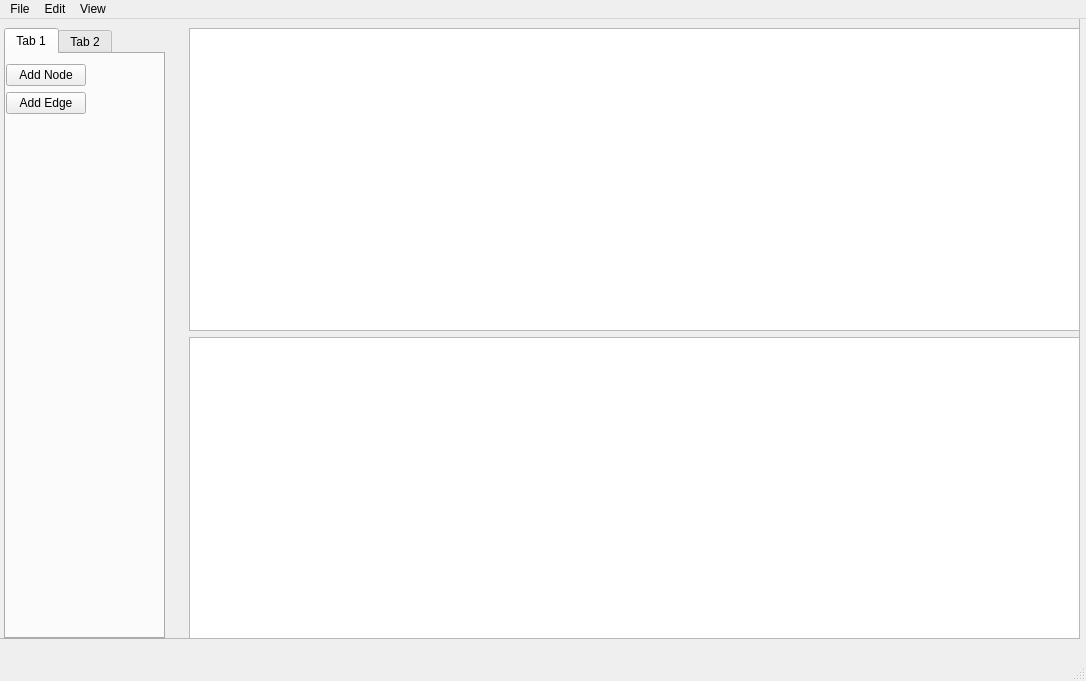
<?xml version="1.0" encoding="UTF-8"?>
<ui version="4.0">
 <class>MainWindow</class>
 <widget class="QMainWindow" name="MainWindow">
  <property name="geometry">
   <rect>
    <x>0</x>
    <y>0</y>
    <width>1086</width>
    <height>681</height>
   </rect>
  </property>
  <property name="windowTitle">
   <string>Edgeucation</string>
  </property>
  <widget class="QWidget" name="centralwidget">
   <widget class="QFrame" name="frame">
    <property name="geometry">
     <rect>
      <x>-1</x>
      <y>-1</y>
      <width>1081</width>
      <height>621</height>
     </rect>
    </property>
    <property name="frameShape">
     <enum>QFrame::StyledPanel</enum>
    </property>
    <property name="frameShadow">
     <enum>QFrame::Raised</enum>
    </property>
    <widget class="QTabWidget" name="tabWidget">
     <property name="geometry">
      <rect>
       <x>5</x>
       <y>10</y>
       <width>161</width>
       <height>611</height>
      </rect>
     </property>
     <property name="currentIndex">
      <number>0</number>
     </property>
     <widget class="QWidget" name="tab">
      <attribute name="title">
       <string>Tab 1</string>
      </attribute>
      <widget class="QWidget" name="gridLayoutWidget">
       <property name="geometry">
        <rect>
         <x>0</x>
         <y>0</y>
         <width>151</width>
         <height>581</height>
        </rect>
       </property>
       <layout class="QGridLayout" name="gridLayout">
        <item row="2" column="1">
         <spacer name="horizontalSpacer">
          <property name="orientation">
           <enum>Qt::Horizontal</enum>
          </property>
          <property name="sizeHint" stdset="0">
           <size>
            <width>40</width>
            <height>20</height>
           </size>
          </property>
         </spacer>
        </item>
        <item row="3" column="0">
         <spacer name="verticalSpacer_2">
          <property name="orientation">
           <enum>Qt::Vertical</enum>
          </property>
          <property name="sizeHint" stdset="0">
           <size>
            <width>20</width>
            <height>40</height>
           </size>
          </property>
         </spacer>
        </item>
        <item row="1" column="0" alignment="Qt::AlignTop">
         <widget class="QPushButton" name="pushButton">
          <property name="text">
           <string>Add Node</string>
          </property>
         </widget>
        </item>
        <item row="2" column="0" alignment="Qt::AlignTop">
         <widget class="QPushButton" name="pushButton_2">
          <property name="text">
           <string>Add Edge</string>
          </property>
         </widget>
        </item>
        <item row="0" column="0">
         <spacer name="verticalSpacer_3">
          <property name="orientation">
           <enum>Qt::Vertical</enum>
          </property>
          <property name="sizeType">
           <enum>QSizePolicy::Minimum</enum>
          </property>
          <property name="sizeHint" stdset="0">
           <size>
            <width>20</width>
            <height>10</height>
           </size>
          </property>
         </spacer>
        </item>
       </layout>
      </widget>
     </widget>
     <widget class="QWidget" name="tab_2">
      <attribute name="title">
       <string>Tab 2</string>
      </attribute>
      <widget class="QWidget" name="gridLayoutWidget_2">
       <property name="geometry">
        <rect>
         <x>0</x>
         <y>-1</y>
         <width>151</width>
         <height>581</height>
        </rect>
       </property>
       <layout class="QGridLayout" name="gridLayout_2">
        <item row="3" column="1">
         <spacer name="horizontalSpacer_2">
          <property name="orientation">
           <enum>Qt::Horizontal</enum>
          </property>
          <property name="sizeHint" stdset="0">
           <size>
            <width>40</width>
            <height>20</height>
           </size>
          </property>
         </spacer>
        </item>
        <item row="2" column="0">
         <widget class="QPushButton" name="pushButton_4">
          <property name="text">
           <string>Color Edge</string>
          </property>
         </widget>
        </item>
        <item row="3" column="0">
         <widget class="QPushButton" name="pushButton_5">
          <property name="text">
           <string>Number Node</string>
          </property>
         </widget>
        </item>
        <item row="4" column="0">
         <widget class="QPushButton" name="pushButton_6">
          <property name="text">
           <string>Number Edge</string>
          </property>
         </widget>
        </item>
        <item row="1" column="0">
         <widget class="QPushButton" name="pushButton_3">
          <property name="text">
           <string>Color Node</string>
          </property>
         </widget>
        </item>
        <item row="5" column="0">
         <spacer name="verticalSpacer">
          <property name="orientation">
           <enum>Qt::Vertical</enum>
          </property>
          <property name="sizeHint" stdset="0">
           <size>
            <width>20</width>
            <height>40</height>
           </size>
          </property>
         </spacer>
        </item>
        <item row="0" column="0">
         <spacer name="verticalSpacer_4">
          <property name="orientation">
           <enum>Qt::Vertical</enum>
          </property>
          <property name="sizeType">
           <enum>QSizePolicy::Minimum</enum>
          </property>
          <property name="sizeHint" stdset="0">
           <size>
            <width>20</width>
            <height>10</height>
           </size>
          </property>
         </spacer>
        </item>
       </layout>
      </widget>
     </widget>
    </widget>
    <widget class="QWidget" name="verticalLayoutWidget">
     <property name="geometry">
      <rect>
       <x>190</x>
       <y>10</y>
       <width>891</width>
       <height>611</height>
      </rect>
     </property>
     <layout class="QVBoxLayout" name="verticalLayout">
      <item>
       <widget class="QGraphicsView" name="graphicsView">
        <property name="mouseTracking">
         <bool>true</bool>
        </property>
        <property name="tabletTracking">
         <bool>true</bool>
        </property>
       </widget>
      </item>
      <item>
       <widget class="QTextBrowser" name="textBrowser"/>
      </item>
     </layout>
    </widget>
   </widget>
  </widget>
  <widget class="QMenuBar" name="menubar">
   <property name="geometry">
    <rect>
     <x>0</x>
     <y>0</y>
     <width>1086</width>
     <height>26</height>
    </rect>
   </property>
   <widget class="QMenu" name="menuFile">
    <property name="title">
     <string>File</string>
    </property>
    <addaction name="actionNew"/>
    <addaction name="actionOpen"/>
    <addaction name="separator"/>
    <addaction name="actionSave"/>
    <addaction name="actionSave_As"/>
    <addaction name="separator"/>
    <addaction name="actionPrint"/>
    <addaction name="separator"/>
    <addaction name="actionQuit"/>
   </widget>
   <widget class="QMenu" name="menuEdit">
    <property name="title">
     <string>Edit</string>
    </property>
   </widget>
   <widget class="QMenu" name="menuView">
    <property name="title">
     <string>View</string>
    </property>
   </widget>
   <addaction name="menuFile"/>
   <addaction name="menuEdit"/>
   <addaction name="menuView"/>
  </widget>
  <widget class="QStatusBar" name="statusbar"/>
  <action name="actionNew">
   <property name="text">
    <string>New</string>
   </property>
  </action>
  <action name="actionOpen">
   <property name="text">
    <string>Open</string>
   </property>
  </action>
  <action name="actionSave">
   <property name="text">
    <string>Save</string>
   </property>
  </action>
  <action name="actionSave_As">
   <property name="text">
    <string>Save As</string>
   </property>
  </action>
  <action name="actionPrint">
   <property name="text">
    <string>Print</string>
   </property>
  </action>
  <action name="actionQuit">
   <property name="text">
    <string>Quit</string>
   </property>
  </action>
 </widget>
 <resources/>
 <connections/>
</ui>
